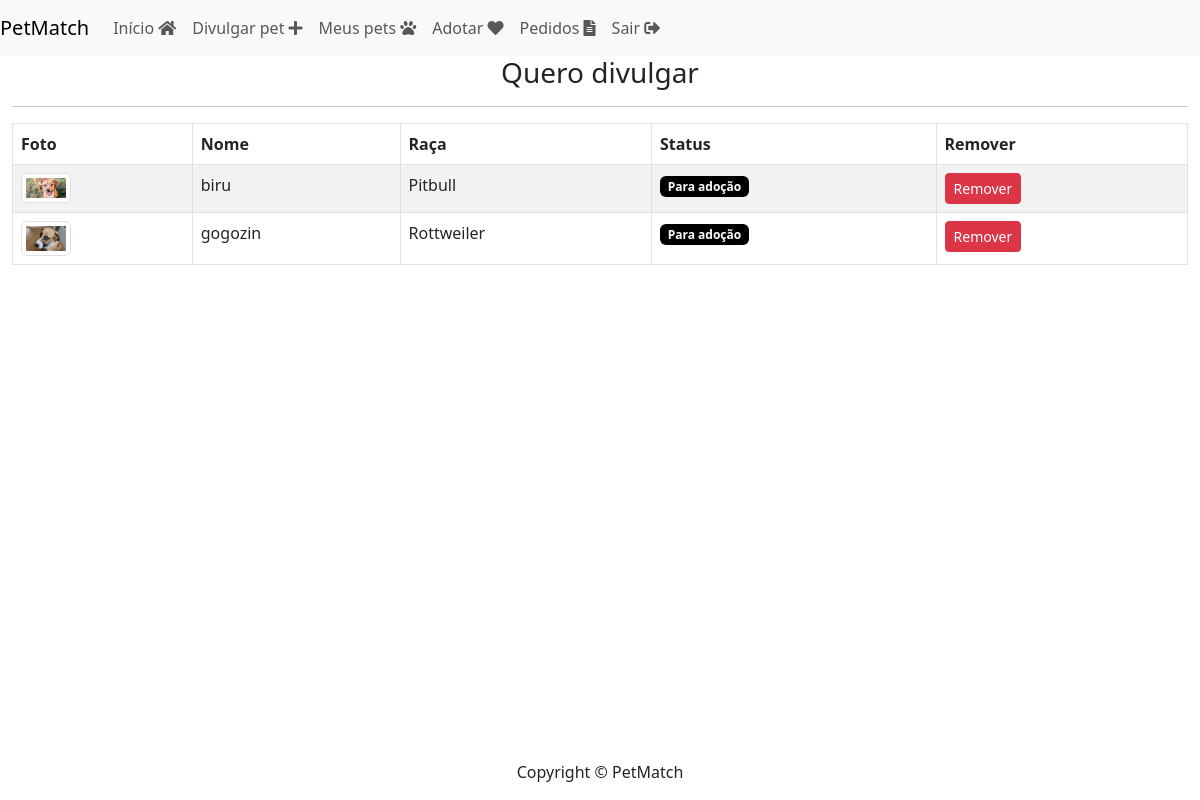
Page /divulgar/seus_pets/ (signed in) on the earlier database version.
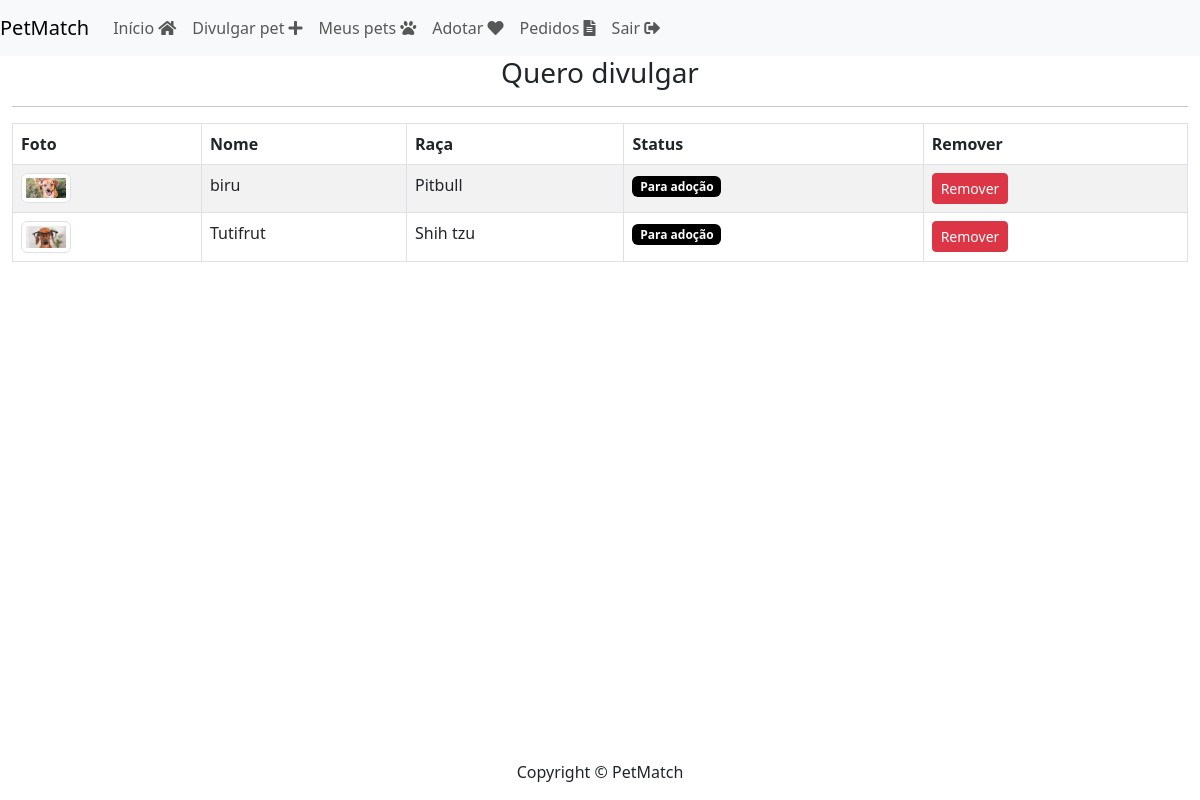
Same page on the later database version.
### divulgar/models.py (models this page shows, shortened)
class Pet(models.Model):
    choices_status = (
        ('P', 'Para adoção'),
        ('A', 'Adotado'),
        ('E', 'Em etapa para adoção'))
    usuario = models.ForeignKey(User, on_delete=models.DO_NOTHING)
    foto = models.ImageField(upload_to="fotos_pets")
    nome = models.CharField(max_length=100)
    descricao = models.TextField()
    estado = models.CharField(max_length=50)
    cidade = models.CharField(max_length=50)
    telefone = models.CharField(max_length=50)
    tags = models.ManyToManyField(Tag)
    raca = models.ForeignKey(Raca, on_delete=models.DO_NOTHING)
    status = models.CharField(
        max_length=1,
        choices=choices_status,
        default='P')
    data_cadastro = models.DateTimeField(auto_now_add=True)

class Raca(models.Model):
    raca = models.CharField(max_length=50)
    def __str__(self):
        return self.raca

### divulgar/views.py (the view)
# urls.py: path('seus_pets/', views.seus_pets, name="seus_pets"),
@login_required
def seus_pets(request):
    if request.method == "GET":
        pets = Pet.objects.filter(usuario=request.user)
        return render(request, 'seus_pets.html', {'pets': pets})

### divulgar/templates/seus_pets.html (shortened to what this page needs)
{% load static %}
<!doctype html>
<html lang="pt-BR">
<head>
    <link href="https://cdn.jsdelivr.net/npm/bootstrap@5.3.0-alpha1/dist/css/bootstrap.min.css" rel="stylesheet">
    <link href="{% static 'usuarios/css/cadastro.css' %}" rel="stylesheet">
    <link rel="stylesheet" href="https://cdnjs.cloudflare.com/ajax/libs/font-awesome/5.15.3/css/all.min.css">
</head>
<body>
    <nav class="navbar navbar-expand-lg navbar-light bg-light">
        <a class="navbar-brand" href="#">PetMatch</a>
        <div class="collapse navbar-collapse" id="navbarNav">
            <ul class="navbar-nav">
                <li class="nav-item">
                    <a class="nav-link" href="{% url 'listar_pets'%}">Início <i class="fas fa-home"></i></a>
                </li>
                <li class="nav-item">
                    <a class="nav-link" href="{% url 'novo_pet' %}">Divulgar pet <i class="fas fa-plus"></i></a>
                </li>
                <li class="nav-item">
                    <a class="nav-link" href="{% url 'seus_pets' %}">Meus pets <i class="fas fa-paw"></i></a>
                </li>
                <li class="nav-item">
                    <a class="nav-link" href="{% url 'listar_pets'%}">Adotar <i class="fas fa-heart"></i></a>
                </li>
                <li class="nav-item">
                    <a class="nav-link" href="{% url 'ver_pedido_adocao'%}">Pedidos <i class="fas fa-file-alt"></i></a>
                </li>
                <li class="nav-item">
                    <a class="nav-link" href="{% url 'sair' %} ">Sair <i class="fas fa-sign-out-alt"></i></a>
                </li>
            </ul>
        </div>
    </nav>
    <div class="container-fluid">
        <div class="row">
            <div class="col-md">
                <h3 class="text-center">Quero divulgar</h3>
                <hr>
                <div class="table-responsive">
                <table class="table table-striped table-bordered table-hover">
                    <thead>
                        <tr>
                            <th>Foto</th>
                            <th>Nome</th>
                            <th>Raça</th>
                            <th>Status</th>
                            <th>Remover</th>
                        </tr>
                    </thead>
                    <tbody>
                        {% for pet in pets%}
                        <tr>
                            <td>
                                <img class="img-thumbnail rounded img-fluid" src="{{pet.foto.url}}">
                            </td>
                            <td>
                                {{pet.nome}}
                            </td>
                            <td>
                                {{pet.raca}}
                            </td>
                            <td>
                                {% if pet.status == "P" %}
                                <span class="badge badge-status">Para adoção</span>
                                {% elif pet.status == "A" %}
                                <span class="badge badge-status">Adotado</span>
                                {% endif%}
                            </td>
                            <td>
                                <a href="{% url 'remover_pet' pet.id %}" class="btn btn-sm btn-danger">Remover</a>
                            </td>
                        </tr>
                        {% endfor %}
                    </tbody>
                </table>
                </div>
            </div>
        </div>
    </div>
    <footer class=" text-center fixed-bottom">
        <div class="container">
            <p>Copyright &copy; PetMatch</p>
        </div>
    </footer>
</body>
</html>

### divulgar/templates/seus_pets.html (style rules this page uses)
img { border-radius: 50%; width: 50px; height: 50px; }
.badge-status { background-color: black; }

Differences in the rows shown:
removed Pet: foto (picture), nome "gogozin", raca "Rottweiler", status "Para adoção"
added Pet: foto (picture), nome "Tutifrut", raca "Shih tzu", status "Para adoção"
